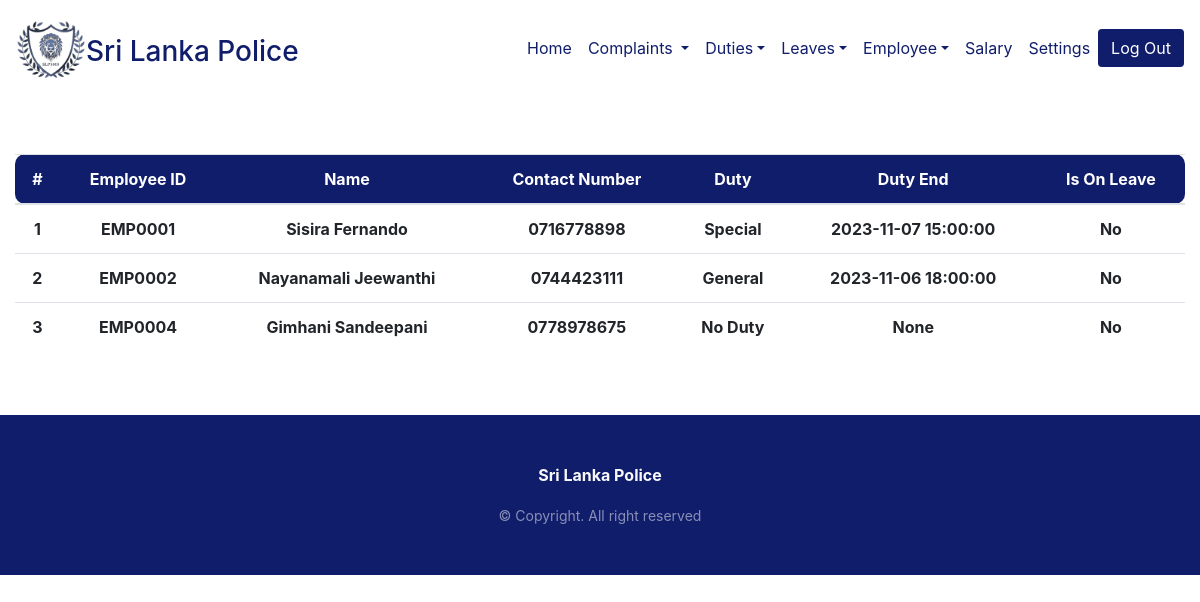
The app's page /src/check-avalability.php (signed in) with its own data.
### tables this page shows
CREATE TABLE `employee` (
  `empID` varchar(10) NOT NULL,
  `first_name` varchar(50) NOT NULL,
  `last_name` varchar(50) NOT NULL,
  `dob` date NOT NULL,
  `email` varchar(100) NOT NULL,
  `tel_no` varchar(10) NOT NULL,
  `address` varchar(250) NOT NULL,
  `nic` varchar(15) NOT NULL,
  `gender` varchar(6) NOT NULL,
  `appointment_date` date NOT NULL,
  `marital_status` varchar(20) NOT NULL,
  `rank` varchar(20) NOT NULL,
  `retired_status` tinyint(1) NOT NULL
);

CREATE TABLE `duty` (
  `id` int(11) NOT NULL,
  `empID` varchar(10) NOT NULL,
  `duty_type` varchar(40) NOT NULL,
  `duty_cause` varchar(30) DEFAULT NULL,
  `start` datetime NOT NULL,
  `end` datetime DEFAULT NULL,
  `location_id` int(11) DEFAULT NULL
);

### src/classes/class-employee.php (the view, shortened to what this page needs)
<?php
class Employee
{
    function viewEmployeeAvalability()
    {
        $currentDate = date("Y-m-d H:i:s");
        $dbcon = new DBConnector();
        try {
            $con = $dbcon->getConnection();
            $employeeQuery = "SELECT empID, first_name, last_name, tel_no FROM employee WHERE retired_status = 0";
            $epstmt = $con->prepare($employeeQuery);
            $epstmt->execute();
            if ($epstmt->rowCount() > 0) {
                echo '<tbody>';
                $count = 1;
                while ($employeeRow = $epstmt->fetch(PDO::FETCH_ASSOC)) {
                    $empID = $employeeRow['empID'];
                    $empName = $employeeRow['first_name'] . ' ' . $employeeRow['last_name'];
                    $empContactNo = $employeeRow['tel_no'];
                    echo '<tr>';
                    echo '<th scope="row">' . $count . '</th>';
                    echo '<td data-title="Employee ID">' . $empID . '</td>';
                    echo '<td data-title="Name">' . $empName . '</td>';
                    echo '<td data-title="Contact Number">' . $empContactNo . '</td>';
                    $dutyQuery = "SELECT duty_type, end FROM duty WHERE empID = ? AND start <= ? AND end >= ?";
                    $dpstmt = $con->prepare($dutyQuery);
                    $dpstmt->bindValue(1, $empID);
                    $dpstmt->bindValue(2, $currentDate);
                    $dpstmt->bindValue(3, $currentDate);
                    $dpstmt->execute();
                    $leaveQuery = "SELECT leaveID FROM leaves WHERE empID = ? AND leave_start <= ? AND leave_end >= ?";
                    $lpstmt = $con->prepare($leaveQuery);
                    $lpstmt->bindValue(1, $empID);
                    $lpstmt->bindValue(2, $currentDate);
                    $lpstmt->bindValue(3, $currentDate);
                    $lpstmt->execute();
                    $isOnDuty = $dpstmt->rowCount() > 0;
                    $isOnLeave = $lpstmt->rowCount() > 0;
                    $dutyEnd = "";
                    echo '<td data-title="Duty">';
                    if ($isOnDuty) {
                        $row = $dpstmt->fetch(PDO::FETCH_ASSOC);
                        $dutyType = $row["duty_type"];
                        $dutyEnd = $row['end'];
                        echo $dutyType;
                    } else {
                        echo 'No Duty';
                    }
                    echo '</td>';
                    echo '<td data-title="Duty End">';
                    if ($isOnDuty) {
                        echo $dutyEnd;
                    } else {
                        echo 'None';
                    }
                    echo '</td>';
                    echo '<td data-title="Avalability">';
                    if ($isOnLeave) {
                        echo 'Yes';
                    } else {
                        echo 'No';
                    }
                    echo '</td>';
                    echo '</tr>';
                    $count++;
                }
                echo '</tbody>';
            } else {
                echo '<tbody><tr><td colspan="6">No records found.</td></tr></tbody>';
            }
        } catch (PDOException $ex) {
            echo $ex->getMessage();
        }
    }
}

### css/check-availability.css (style rules this page uses)
th, td { text-align: center; vertical-align: middle; }
th:first-child, td:first-child { border-top-left-radius: 10px; border-bottom-left-radius: 10px; }
th:last-child, td:last-child { border-top-right-radius: 10px; border-bottom-right-radius: 10px; }

### records on screen
employee: empID "EMP0001", empName "Sisira Fernando", tel_no "0716778898", duty.duty_type "Special", duty.end "2023-11-07 15:00:00"
employee: empID "EMP0002", empName "Nayanamali Jeewanthi", tel_no "0744423111", duty.duty_type "General", duty.end "2023-11-06 18:00:00"
employee: empID "EMP0004", empName "Gimhani Sandeepani", tel_no "0778978675", shows "No Duty", shows "None"
